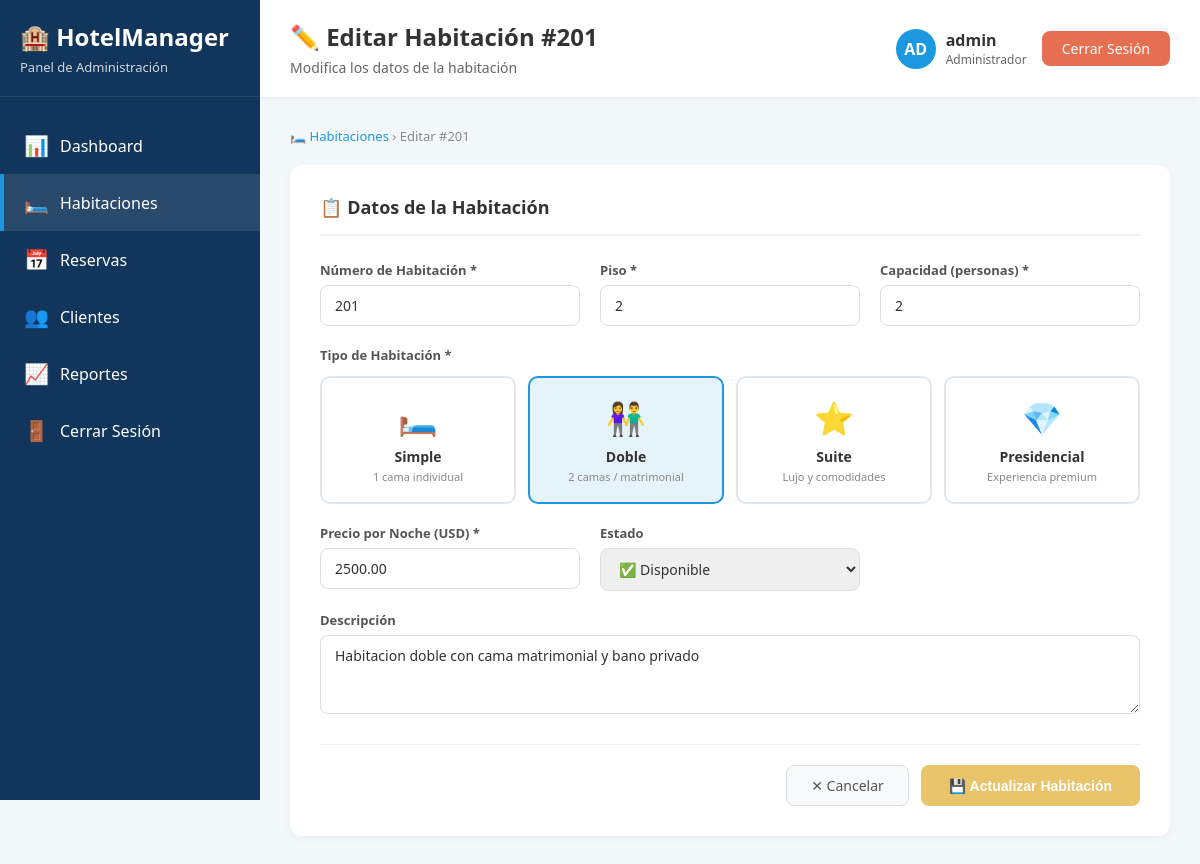
Screenshot of /controllers/HabitacionController.php?accion=editar&id=3 (signed in) with the database file from the repository.
### tables this page shows
CREATE TABLE IF NOT EXISTS HABITACION (
    habitacion_id INT AUTO_INCREMENT PRIMARY KEY,
    numero VARCHAR(10) NOT NULL UNIQUE,
    tipo ENUM('simple', 'doble', 'suite', 'presidencial') NOT NULL,
    precio_noche DECIMAL(10,2) NOT NULL,
    capacidad INT NOT NULL,
    estado ENUM('disponible', 'ocupada', 'mantenimiento', 'fuera_servicio') DEFAULT 'disponible',
    piso INT NOT NULL,
    descripcion TEXT NULL,
    amenidades TEXT NULL,
    imagen_url VARCHAR(255) NULL,
    fecha_ultima_limpieza DATETIME NULL,
    INDEX idx_estado (estado),
    INDEX idx_tipo (tipo),
    INDEX idx_numero (numero)
);

### models/Habitacion.php (called while the page is built, shortened)
<?php
class Habitacion {
    private $conn;
    private $table = 'HABITACION';
    public $habitacion_id;
    public function __construct($db) {
        $this->conn = $db;
    }
    public function leerPorId() {
        $query = "SELECT * FROM " . $this->table . " WHERE habitacion_id = :id LIMIT 1";
        $stmt  = $this->conn->prepare($query);
        $stmt->bindParam(':id', $this->habitacion_id);
        $stmt->execute();
        $row = $stmt->fetch(PDO::FETCH_ASSOC);
        if ($row) {
            $this->numero       = $row['numero'];
            $this->tipo         = $row['tipo'];
            $this->precio_noche = $row['precio_noche'];
            $this->capacidad    = $row['capacidad'];
            $this->estado       = $row['estado'];
            $this->piso         = $row['piso'];
            $this->descripcion  = $row['descripcion'];
            return true;
        }
        return false;
    }
}
?>

### views/habitaciones/editar.php (the view, shortened to what this page needs)
<?php
$username = $_SESSION['username'];
?>
<!DOCTYPE html>
<html lang="es">
<head>
</head>
<body>
<div class="sidebar">
    <div class="logo-section">
        <div class="logo">🏨 HotelManager</div>
        <div class="role">Panel de Administración</div>
    </div>
    <a href="../views/admin/dashboard.php" class="menu-item">
        <span class="menu-icon">📊</span><span>Dashboard</span>
    </a>
    <a href="../../controllers/HabitacionController.php" class="menu-item active">
        <span class="menu-icon">🛏️</span><span>Habitaciones</span>
    </a>
    <a href="../../controllers/ReservaController.php" class="menu-item"><span class="menu-icon">📅</span><span>Reservas</span></a>
    <a href="../../controllers/ClienteController.php" class="menu-item"><span class="menu-icon">👥</span><span>Clientes</span></a>
    <a href="../../controllers/ReservaController.php?accion=reportes" class="menu-item"><span class="menu-icon">📈</span><span>Reportes</span></a>
    <a href="../../controllers/UsuarioController.php?action=logout" class="menu-item">
        <span class="menu-icon">🚪</span><span>Cerrar Sesión</span>
    </a>
</div>
<div class="main-content">
    <div class="header">
        <div class="header-title">
            <h1>✏️ Editar Habitación #<?= htmlspecialchars($datos['numero']) ?></h1>
            <div class="header-subtitle">Modifica los datos de la habitación</div>
        </div>
        <div class="user-section">
            <div class="user-info">
                <div class="user-avatar"><?= strtoupper(substr($username, 0, 2)) ?></div>
                <div>
                    <div style="font-weight:600;color:#333;"><?= htmlspecialchars($username) ?></div>
                    <div style="font-size:12px;color:#666;"><?= ucfirst($_SESSION['rol']) ?></div>
                </div>
            </div>
            <a href="../../controllers/UsuarioController.php?action=logout" class="btn-logout">Cerrar Sesión</a>
        </div>
    </div>
    <div class="content-area">
        <div class="breadcrumb">
            <a href="../../controllers/HabitacionController.php">🛏️ Habitaciones</a>
            &rsaquo; Editar #<?= htmlspecialchars($datos['numero']) ?>
        </div>
        <div class="form-card">
            <h2>📋 Datos de la Habitación</h2>
            <form method="POST"
                  action="../../controllers/HabitacionController.php?accion=editar&id=<?= $datos['habitacion_id'] ?>"
                  id="formEditar">
                <div class="form-grid">
                    <div class="form-group">
                        <label>Número de Habitación *</label>
                        <input type="text" name="numero" required
                               value="<?= htmlspecialchars($datos['numero']) ?>">
                    </div>
                    <div class="form-group">
                        <label>Piso *</label>
                        <input type="number" name="piso" required min="1" max="50"
                               value="<?= htmlspecialchars($datos['piso']) ?>">
                    </div>
                    <div class="form-group">
                        <label>Capacidad (personas) *</label>
                        <input type="number" name="capacidad" required min="1" max="20"
                               value="<?= htmlspecialchars($datos['capacidad']) ?>">
                    </div>
                    <div class="tipo-section">
                        <label>Tipo de Habitación *</label>
                        <div class="tipo-grid">
                            <?php
                            $tipos = [
                                'simple'       => ['icon'=>'🛏️', 'desc'=>'1 cama individual'],
                                'doble'        => ['icon'=>'👫',  'desc'=>'2 camas / matrimonial'],
                                'suite'        => ['icon'=>'⭐',  'desc'=>'Lujo y comodidades'],
                                'presidencial' => ['icon'=>'💎',  'desc'=>'Experiencia premium'],
                            ];
                            $tipoSel = $datos['tipo'];
                            foreach ($tipos as $val => $info): ?>
                            <div class="tipo-card <?= $tipoSel === $val ? 'selected' : '' ?>"
                                 onclick="seleccionarTipo('<?= $val ?>', this)">
                                <div class="icon"><?= $info['icon'] ?></div>
                                <div class="name"><?= ucfirst($val) ?></div>
                                <div class="desc"><?= $info['desc'] ?></div>
                            </div>
                            <?php endforeach; ?>
                        </div>
                    </div>
                    <div class="form-group">
                        <label>Precio por Noche (USD) *</label>
                        <input type="number" name="precio_noche" required step="0.01" min="0.01"
                               value="<?= htmlspecialchars($datos['precio_noche']) ?>">
                    </div>
                    <div class="form-group">
                        <label>Estado</label>
                        <select name="estado">
                            <?php
                            $opciones = ['disponible'=>'✅ Disponible','ocupada'=>'🔴 Ocupada','mantenimiento'=>'🔧 En mantenimiento'];
                            foreach ($opciones as $val => $label): ?>
                            <option value="<?= $val ?>" <?= $datos['estado'] === $val ? 'selected' : '' ?>>
                                <?= $label ?>
                            </option>
                            <?php endforeach; ?>
                        </select>
                    </div>
                    <div class="form-group full">
                        <label>Descripción</label>
                        <textarea name="descripcion" rows="3"><?= htmlspecialchars($datos['descripcion']) ?></textarea>
                    </div>
                </div>
                <div class="form-footer">
                    <a href="../../controllers/HabitacionController.php" class="btn-cancel">✕ Cancelar</a>
                    <button type="submit" class="btn-update" id="btnActualizar">💾 Actualizar Habitación</button>
                </div>
            </form>
        </div>
    </div>
</div>
</body>
</html>

### views/habitaciones/editar.php (style rules this page uses)
* { margin: 0; padding: 0; box-sizing: border-box; }
body { font-family: 'Segoe UI', Tahoma, Geneva, Verdana, sans-serif; background: #f3f8fb; }
.sidebar { width: 260px; background: #12355b; color: white; min-height: 100vh; padding: 20px 0; position: fixed; left: 0; top: 0; }
.logo-section { padding: 0 20px 20px; border-bottom: 1px solid rgba(255,255,255,0.1); margin-bottom: 20px; }
.logo { font-size: 24px; font-weight: bold; margin-bottom: 5px; }
.role { font-size: 13px; opacity: 0.8; }
.menu-item { padding: 15px 20px; cursor: pointer; transition: all 0.3s; display: flex; align-items: center; gap: 12px; border-left: 4px solid transparent; text-decoration: none; color: white; }
.menu-item:hover, .menu-item.active { background: rgba(255,255,255,0.1); border-left-color: #1b98e0; }
.menu-icon { font-size: 20px; width: 24px; }
.main-content { margin-left: 260px; }
.header { background: white; padding: 20px 30px; box-shadow: 0 2px 5px rgba(0,0,0,0.05); display: flex; justify-content: space-between; align-items: center; }
.header-title h1 { color: #333; font-size: 24px; margin-bottom: 5px; }
.header-subtitle { color: #666; font-size: 14px; }
.user-section { display: flex; align-items: center; gap: 15px; }
.user-info { display: flex; align-items: center; gap: 10px; }
.user-avatar { width: 40px; height: 40px; background: #1b98e0; border-radius: 50%; display: flex; align-items: center; justify-content: center; color: white; font-weight: bold; }
.btn-logout { padding: 8px 20px; background: #e76f51; color: white; border: none; border-radius: 8px; font-size: 14px; text-decoration: none; }
.content-area { padding: 30px; }
.breadcrumb { margin-bottom: 20px; font-size: 13px; color: #888; }
.breadcrumb a { color: #1b98e0; text-decoration: none; }
.form-card { background: white; border-radius: 12px; box-shadow: 0 2px 10px rgba(0,0,0,0.05); padding: 30px; }
.form-card h2 { color: #333; font-size: 18px; margin-bottom: 25px; padding-bottom: 15px; border-bottom: 2px solid #f0f0f0; }
.form-grid { display: grid; grid-template-columns: 1fr 1fr 1fr; gap: 20px; }
.form-group { display: flex; flex-direction: column; gap: 6px; }
.form-group.full { grid-column: 1 / -1; }
.form-group label { font-size: 13px; font-weight: 600; color: #555; }
.form-group input, .form-group select, .form-group textarea { padding: 10px 14px; border: 1px solid #ddd; border-radius: 8px; font-size: 14px; color: #333; font-family: inherit; }
.tipo-section { grid-column: 1 / -1; }
.tipo-section > label { font-size: 13px; font-weight: 600; color: #555; display: block; margin-bottom: 12px; }
.tipo-grid { display: grid; grid-template-columns: repeat(4, 1fr); gap: 12px; }
.tipo-card { border: 2px solid #e1e8ed; border-radius: 10px; padding: 18px 10px; text-align: center; cursor: pointer; transition: all 0.2s; }
.tipo-card.selected { border-color: #1b98e0; background: #e5f3fb; }
.tipo-card .icon { font-size: 32px; margin-bottom: 8px; }
.tipo-card .name { font-weight: 600; font-size: 14px; color: #333; }
.tipo-card .desc { font-size: 11px; color: #888; margin-top: 3px; }
.form-footer { display: flex; justify-content: flex-end; gap: 12px; margin-top: 30px; padding-top: 20px; border-top: 1px solid #f0f0f0; }
.btn-cancel { padding: 10px 24px; background: #f8f9fa; color: #555; border: 1px solid #ddd; border-radius: 8px; text-decoration: none; font-size: 14px; }
.btn-update { padding: 10px 28px; background: #e9c46a; color: white; border: none; border-radius: 8px; cursor: pointer; font-size: 14px; font-weight: 600; }

### rows the page displays
habitacion: numero "201", piso "2", capacidad "2", precio_noche "2500.00", estado "✅ Disponible", descripcion "Habitacion doble con cama matrimonial y bano privado"

### other values shown
substr($username, 0, 2) "AD"
$username "admin"
$_SESSION['rol'] "Administrador"
$info['icon'] "🛏️"
$val "Simple"
$info['desc'] "1 cama individual"
$info['icon'] "👫"
$val "Doble"
$info['desc'] "2 camas / matrimonial"
$info['icon'] "⭐"
$val "Suite"
$info['desc'] "Lujo y comodidades"
$info['icon'] "💎"
$val "Presidencial"
$info['desc'] "Experiencia premium"
